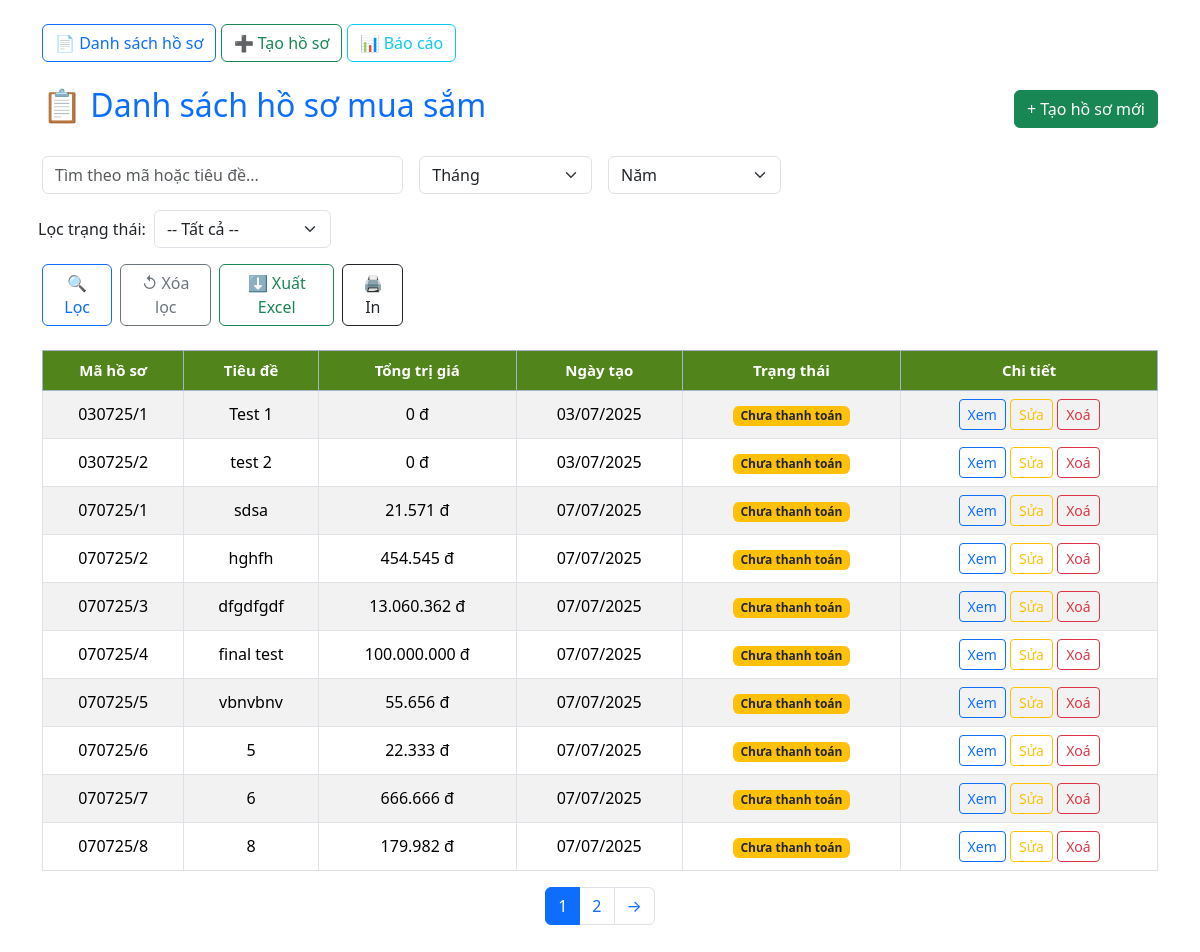
The app's page /, older data.
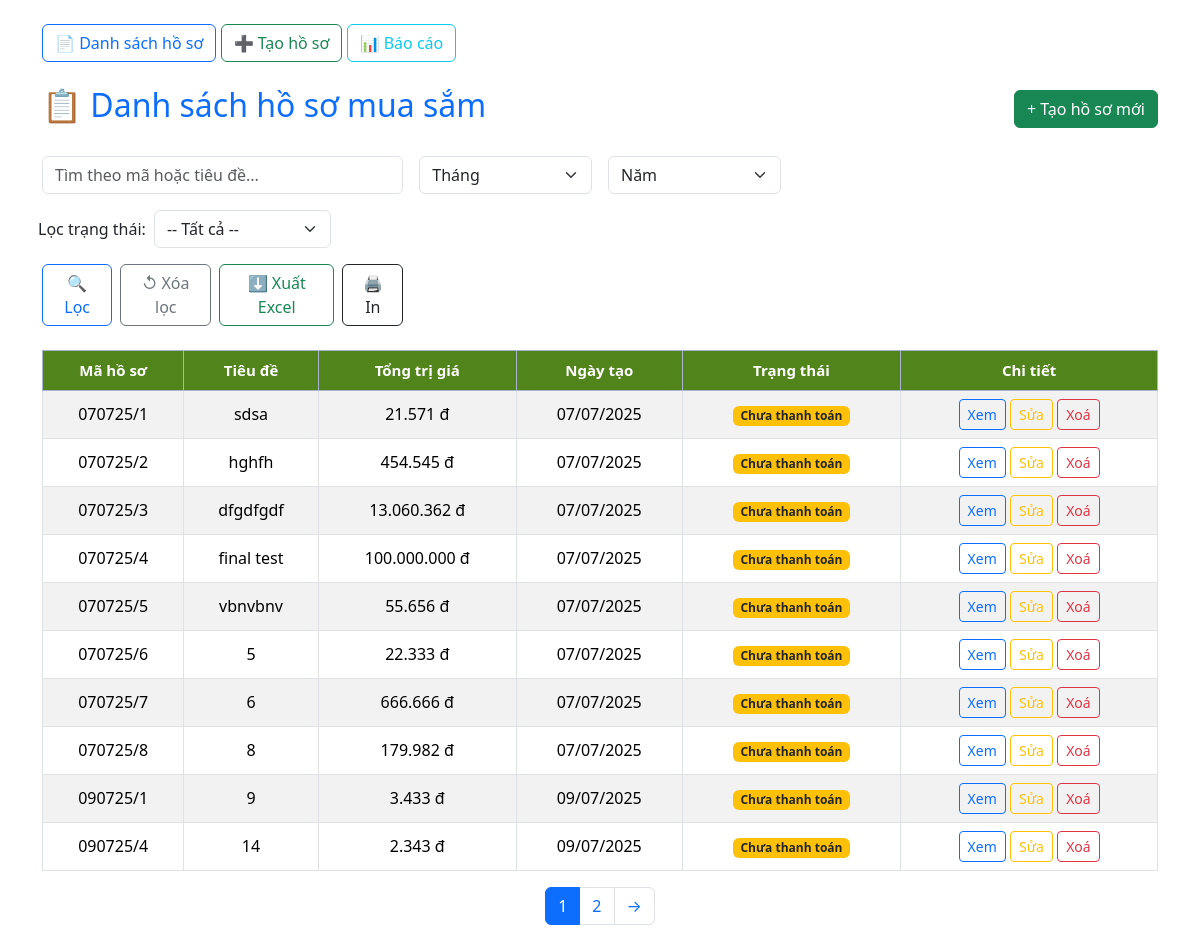
The same page, newer data.
### procure/models.py (models this page shows, shortened)
class ProcurementRecord(models.Model):
    code = models.CharField(max_length=20, unique=True, blank=True, verbose_name="Mã hồ sơ")
    title = models.CharField(max_length=255, verbose_name="Tiêu đề")
    description = models.TextField(blank=True, null=True, verbose_name="Mô tả")
    total_cost = models.DecimalField(max_digits=15, decimal_places=2, default=0, verbose_name="Tổng trị giá")
    date_created = models.DateField(auto_now_add=True, verbose_name="Ngày tạo")
    date_recorded = models.DateField(default=timezone.now, verbose_name="Ngày lập hồ sơ")
    is_paid = models.BooleanField(default=False, verbose_name="Đã thanh toán")
    def save(self,*args, **kwargs):
        if not self.code:
            today = getattr(self, 'date_recorded', None) or timezone.now().date()
            count_today = ProcurementRecord.objects.filter(date_recorded=today).count() + 1
            date_part = today.strftime("%d%m%y")
            self.code = f"{date_part}/{count_today}"
        super().save(*args, **kwargs)
    class Meta:
        ordering = ['code']
        verbose_name = 'Hồ sơ'
        verbose_name_plural = 'Hồ sơ'
    def calc_total_cost(self):
        total = sum(item.total_price() for item in self.items.all())
        self.total_cost = total
        self.save(update_fields=['total_cost'])  # chỉ lưu trường này
        return total

### procure/views.py (the view)
# urls.py: path('', ProcurementRecordListView.as_view(), name='record_list'),
class ProcurementRecordListView(ListView):
    model = ProcurementRecord
    template_name = "procure/record_list.html"
    context_object_name = "records"
    paginate_by = 10
    def get_queryset(self):
        qs = ProcurementRecord.objects.all()
        q = self.request.GET.get("q")
        if q:
            qs = qs.filter(Q(code__icontains=q) | Q(title__icontains=q))
        month = self.request.GET.get("month")
        year = self.request.GET.get("year")
        if month and year:
            qs = qs.filter(date_recorded__month=month, date_recorded__year=year)
        is_paid = self.request.GET.get("is_paid")
        if is_paid in ["0", "1"]:
            qs = qs.filter(is_paid=bool(int(is_paid)))
        return qs.order_by("-date_recorded")
    def get_context_data(self, **kwargs):
        context = super().get_context_data(**kwargs)
        records = context.get("records", [])
        for record in records:
            try:
                record.calculated_total_cost = record.calc_total_cost()
            except Exception:
                record.calculated_total_cost = getattr(record, "total_cost", 0)
        context["q"] = self.request.GET.get("q", "")
        context["month"] = self.request.GET.get("month", "")
        now = datetime.now()
        context["years"] = list(range(2020, now.year + 1))
        context["current_year"] = now.year
        context["months"] = [f"{i:02d}" for i in range(1, 13)]
        return context

### procure/models.py (called while the page is built)
    def total_price(self):
        return self.quantity * self.unit_price

### procure/templatetags/custom_filters.py (called while the page is built)
@register.filter
def intdot(value):
    try:
        value = int(value)
        return f"{value:,}".replace(",", ".")
    except:
        return value

### procure/templates/procure/record_list.html (shortened to what this page needs)
{% extends "procure/base.html" %}
{% load humanize %}
{% load custom_filters %}
{% block content %}
<body class="container mt-5">
  <div class="d-flex justify-content-between align-items-center mb-4">
    <h2 class="text-primary">📋 Danh sách hồ sơ mua sắm</h2>
    <a href="{% url 'procure:record_form' %}" class="btn btn-success">+ Tạo hồ sơ mới</a>
  </div>
  <form method="get" class="row g-3 mb-4">
    <div class="col-md-4">
      <input type="text" name="q" value="{{ q }}" placeholder="Tìm theo mã hoặc tiêu đề..." class="form-control">
    </div>
    <div class="col-md-2">
      <select name="month" class="form-select">
        <option value="">Tháng</option>
      </select>
    </div>
    <div class="col-md-2">
        <select name="year" class="form-select">
            <option value="">Năm</option>
        </select>
    </div>
    <div class="row g-2 align-items-center">
      <div class="col-auto">
        <label for="is_paid" class="col-form-label">Lọc trạng thái:</label>
      </div>
      <div class="col-auto">
        <select name="is_paid" id="is_paid" class="form-select">
          <option value="">-- Tất cả --</option>
        </select>
      </div>
    </div>
    <div class="col-md-4 d-flex gap-2">
      <button type="submit" class="btn btn-outline-primary">🔍 Lọc</button>
      <a href="{% url 'procure:record_list' %}" class="btn btn-outline-secondary">↺ Xóa lọc</a>
      <a href="{% url 'procure:export_excel' %}?q={{ q }}&month={{ month }}&year={{ year }}" class="btn btn-outline-success">⬇️ Xuất Excel</a>
      <button type="button" onclick="window.print()" class="btn btn-outline-dark">🖨️ In</button>
    </div>
  </form>
  {% if records %}
    <table class="table table-striped table-bordered table-hover align-middle text-center align-middle">
      <thead class="table-primary text-center align-middle">
        <tr>
          <th>Mã hồ sơ</th>
          <th>Tiêu đề</th>
          <th>Tổng trị giá</th>
          <th>Ngày tạo</th>
          <th>Trạng thái</th>
          <th>Chi tiết</th>
        </tr>
      </thead>
      <tbody>
        {% for record in records %}
          <tr>
            <td>{{ record.code }}</td>
            <td>{{ record.title }}</td>
            <td>{{ record.calculated_total_cost|intdot}} đ</td>
            <td>{{ record.date_created|date:"d/m/Y" }}</td>
            <td>
              {% if record.is_paid %}
                <span class="badge bg-success">Đã thanh toán</span>
              {% else %}
                <span class="badge bg-warning text-dark">Chưa thanh toán</span>
              {% endif %}
            </td>
            <td>
              <a href="{% url 'procure:record_detail' record.pk %}" class="btn btn-sm btn-outline-primary">Xem</a>
              <a href="{% url 'procure:edit_record' record.pk%}" class="btn btn-sm btn-outline-warning">Sửa</a>
              <a href="{% url 'procure:delete_record' record.pk%}" class="btn btn-sm btn-outline-danger">Xoá</a>
            </td>
          </tr>
        {% endfor %}
      </tbody>
    </table>
    {% if is_paginated %}
      <nav>
        <ul class="pagination justify-content-center">
          {% for page_num in paginator.page_range %}
            <li class="page-item {% if page_num == page_obj.number %}active{% endif %}">
              <a class="page-link" href="?{% if q %}q={{ q }}&{% endif %}{% if month %}month={{ month }}&{% endif %}{% if year %}year={{ year }}&{% endif %}page={{ page_num }}">{{ page_num }}</a>
            </li>
          {% endfor %}
          {% if page_obj.has_next %}
            <li class="page-item">
              <a class="page-link" href="?{% if q %}q={{ q }}&{% endif %}{% if month %}month={{ month }}&{% endif %}{% if year %}year={{ year }}&{% endif %}page={{ page_obj.next_page_number }}">→</a>
            </li>
          {% endif %}
        </ul>
      </nav>
    {% endif %}
  {% else %}
    <p class="text-muted">Không tìm thấy hồ sơ nào phù hợp.</p>
  {% endif %}
</body>
{% endblock content %}

Row changes from the older to the newer data that the page shows:
removed ProcurementRecord: code "030725/1", title "Test 1", calculated_total_cost "0", date_created "03/07/2025", is_paid "Chưa thanh toán"
removed ProcurementRecord: code "030725/2", title "test 2", calculated_total_cost "0", date_created "03/07/2025", is_paid "Chưa thanh toán"
now on this page (row unchanged): ProcurementRecord: code "090725/1", title "9", calculated_total_cost "3.433", date_created "09/07/2025", is_paid "Chưa thanh toán"
now on this page (row unchanged): ProcurementRecord: code "090725/4", title "14", calculated_total_cost "2.343", date_created "09/07/2025", is_paid "Chưa thanh toán"
